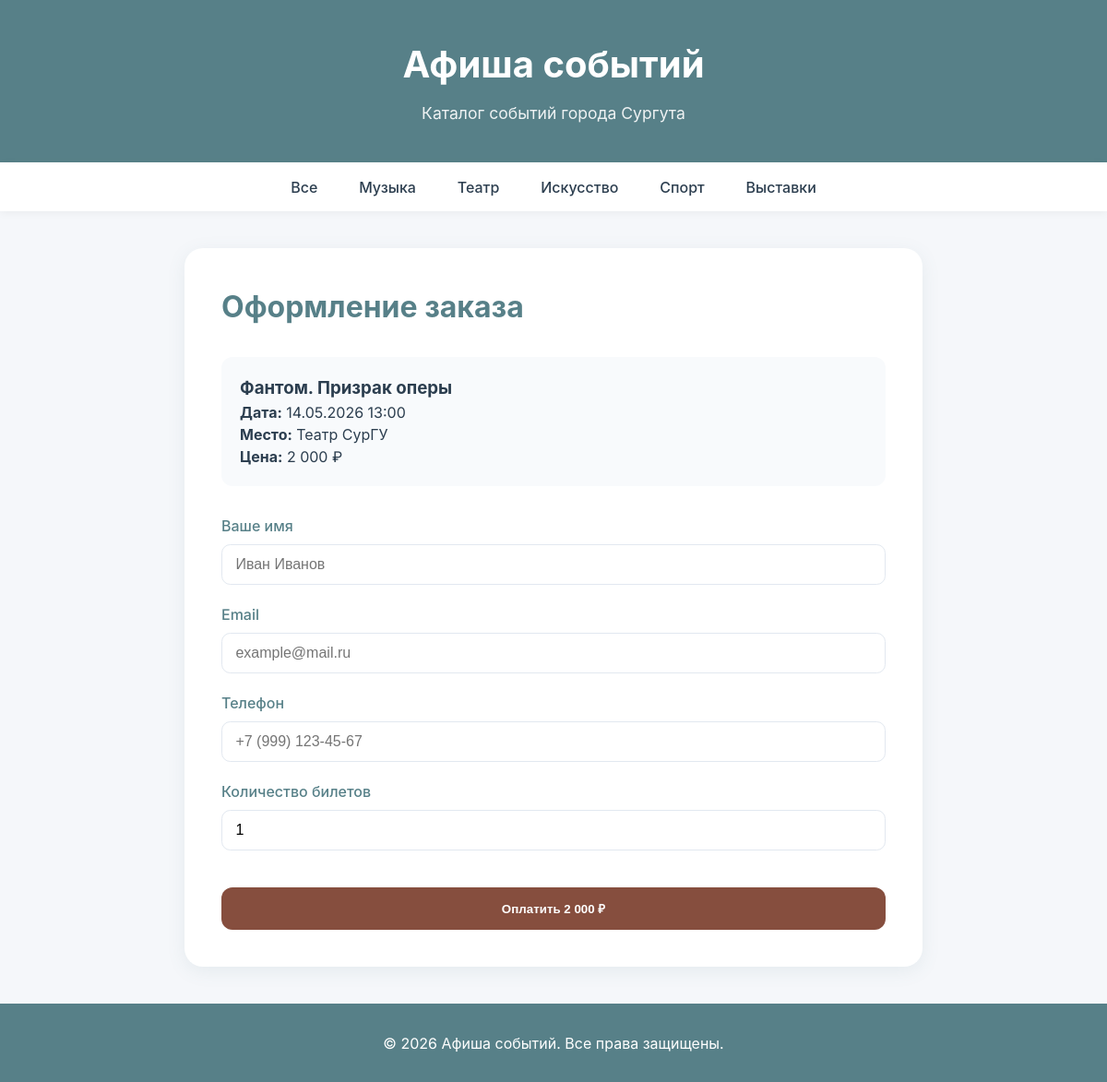
Page /event/4/purchase/ on the committed database.
### events/models.py (models this page shows, shortened)
class Event(models.Model):
    CATEGORY_CHOICES = [
        ('music', 'Музыка'),
        ('theatre', 'Театр'),
        ('art', 'Искусство'),
        ('sport', 'Спорт'),
        ('exhibitions', 'Выставки'),
    ]
    title = models.CharField(max_length=200, verbose_name='Название')
    category = models.CharField(
        max_length=20,
        choices=CATEGORY_CHOICES,
        verbose_name='Категория'
    )
    description = models.TextField(verbose_name='Описание')
    date = models.DateTimeField(verbose_name='Дата и время')
    date_end = models.DateTimeField(
        null=True,
        blank=True,
        verbose_name='Дата окончания'
    )
    venue = models.CharField(max_length=200, verbose_name='Место проведения')
    address = models.TextField(verbose_name='Адрес')
    how_to_get = models.TextField(
        default='',
        blank=True,
        verbose_name='Как добраться'
    )
    participants = models.CharField(
        max_length=300,
        blank=True,         # <-- ВОТ ЭТО ВАЖНО: разрешает пустые строки
        verbose_name='Участники'
    )
    price = models.DecimalField(
        max_digits=10,
        decimal_places=2,
        default=0,
        verbose_name='Цена'
    )
    image = models.ImageField(
        upload_to='events/',
        null=True,
        blank=True,
        verbose_name='Изображение'
    )
    is_popular = models.BooleanField(
        default=False,
        verbose_name='Популярное событие'
    )
    created_at = models.DateTimeField(
        auto_now_add=True,
        verbose_name='Дата создания'
    )
    updated_at = models.DateTimeField(
        auto_now=True,
        verbose_name='Дата обновления'
    )
    class Meta:
        verbose_name = 'Событие'
        verbose_name_plural = 'События'
        ordering = ['date']
    def get_date_display(self):
        if self.date_end:
            return f"{self.date.strftime('%d.%m.%Y %H:%M')} - {self.date_end.strftime('%d.%m.%Y %H:%M')}"
        return self.date.strftime('%d.%m.%Y %H:%M')
    def get_price_display(self):
        if self.price == 0:
            return 'Бесплатно'
        return f'{self.price:,.0f} ₽'.replace(',', ' ')

### events/views.py (the view)
# urls.py: path('event/<int:event_id>/purchase/', views.purchase_ticket, name='purchase_ticket'),
def purchase_ticket(request, event_id):
    event = get_object_or_404(Event, pk=event_id)
    if request.method == 'POST':
        form = OrderForm(request.POST)
        if form.is_valid():
            order = form.save(commit=False)
            order.event = event
            order.total_price = event.price * order.quantity
            order.save()
            return HttpResponseRedirect(reverse('purchase_success'))
    else:
        form = OrderForm()
    context = {
        'event': event,
        'form': form,
    }
    return render(request, 'events/purchase.html', context)

### events/forms.py (shortened to what this page needs)
class OrderForm(forms.ModelForm):
    class Meta:
        model = Order
        fields = ['customer_name', 'email', 'phone', 'quantity']
        labels = {
            'customer_name': 'Ваше имя',
            'email': 'Email',
            'phone': 'Телефон',
            'quantity': 'Количество билетов',
        }
        widgets = {
            'customer_name': forms.TextInput(attrs={'class': 'form-control', 'placeholder': 'Иван Иванов'}),
            'email': forms.EmailInput(attrs={'class': 'form-control', 'placeholder': 'example@mail.ru'}),
            'phone': forms.TextInput(attrs={'class': 'form-control', 'placeholder': '+7 (999) 123-45-67'}),
            'quantity': forms.NumberInput(attrs={'class': 'form-control', 'min': '1', 'max': '10'}),
        }

### events/templates/events/purchase.html (shortened to what this page needs)
{% extends 'events/base.html' %}
{% load static %}
{% block content %}
<main>
    <div class="purchase-container">
        <h1 class="purchase-title">Оформление заказа</h1>
        <div class="event-summary-block">
            <h3>{{ event.title }}</h3>
            <p><strong>Дата:</strong> {{ event.get_date_display }}</p>
            <p><strong>Место:</strong> {{ event.venue }}</p>
            <p><strong>Цена:</strong> {{ event.get_price_display }}</p>
        </div>
        <form method="post" novalidate>
            {% for field in form %}
            <div class="form-group">
                <label for="{{ field.id_for_label }}">{{ field.label }}</label>
                {{ field }}
            </div>
            {% endfor %}
            <button type="submit" class="btn-buy btn-submit">
                Оплатить {{ event.get_price_display }}
            </button>
        </form>
    </div>
</main>
{% endblock %}

### events/static/events/css/style.css (style rules this page uses)
:root { --steel-teal: #578088; --dolphin-gray: #74948C; --light-beige: #CFB580; --milk-chocolate: #864E3E; --copper-red: #CA7C4C; --dark-text: #2C3E4F; --light-bg: #F5F7FA; --white: #FFFFFF; --border-color: #E2E8F0; --card-border: #E8F0F2; --gray-text: #64748B; --light-gray: #94A3B8; --hover-bg: #E8F0F2; --light-gray-bg: #F8FAFC; --pale-gray: #F1F5F9; --medium-gray: #E2E8F0; --darker-gray: #CBD5E1; --darker-hover: #456A72; --chocolate-hover: #6B3E31; }
* { margin: 0; padding: 0; box-sizing: border-box; }
body { font-family: 'Inter', -apple-system, BlinkMacSystemFont, 'Segoe UI', sans-serif; color: var(--dark-text); background: var(--light-bg); line-height: 1.5; display: flex; flex-direction: column; min-height: 100vh; }
main { flex: 1; max-width: 75rem; margin: 2.5rem auto; padding: 0 1.25rem; width: 100%; }
.btn-buy { background: var(--milk-chocolate); color: var(--white); border: none; padding: 0.9rem 1.9rem; border-radius: 0.75rem; font-weight: 600; cursor: pointer; transition: all 0.3s; text-decoration: none; display: inline-block; text-align: center; }
.event-summary-block { margin-bottom: 1.9rem; padding: 1.25rem; background: var(--light-gray-bg); border-radius: 0.75rem; }
.purchase-container { max-width: 50rem; margin: 0 auto; background: var(--white); padding: 2.5rem; border-radius: 1.25rem; box-shadow: 0 0.3rem 1.25rem rgba(87, 128, 136, 0.1); }
.purchase-title { color: var(--steel-teal); margin-bottom: 1.9rem; }
.form-group { margin-bottom: 1.25rem; }
.form-group label { display: block; margin-bottom: 0.5rem; font-weight: 500; color: var(--steel-teal); }
.form-control { width: 100%; padding: 0.75rem 0.9rem; border: 0.1rem solid var(--border-color); border-radius: 0.6rem; font-size: 1rem; }
.btn-submit { width: 100%; padding: 0.9rem; margin-top: 1.25rem; }

### rows in the picture
Event: title "Фантом. Призрак оперы", date "14.05.2026 13:00", venue "Театр СурГУ", price "2 000 ₽"

### other values in the picture
{{ field.label }} "Ваше имя" "Email" "Телефон" "Количество билетов"
